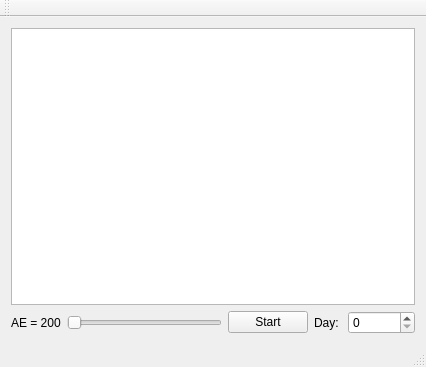
<?xml version="1.0" encoding="UTF-8"?>
<ui version="4.0">
 <class>MainWindow</class>
 <widget class="QMainWindow" name="MainWindow">
  <property name="geometry">
   <rect>
    <x>0</x>
    <y>0</y>
    <width>426</width>
    <height>367</height>
   </rect>
  </property>
  <property name="windowTitle">
   <string>MainWindow</string>
  </property>
  <widget class="QWidget" name="centralWidget">
   <layout class="QGridLayout" name="gridLayout">
    <item row="0" column="0" colspan="2">
     <widget class="QGraphicsView" name="graphicsView"/>
    </item>
    <item row="1" column="0">
     <layout class="QHBoxLayout" name="horizontalLayout_2">
      <item>
       <widget class="QLabel" name="label_AE">
        <property name="text">
         <string>AE = 200</string>
        </property>
       </widget>
      </item>
      <item>
       <widget class="QSlider" name="horizontalSlider_AE">
        <property name="minimum">
         <number>200</number>
        </property>
        <property name="maximum">
         <number>1000</number>
        </property>
        <property name="orientation">
         <enum>Qt::Horizontal</enum>
        </property>
       </widget>
      </item>
     </layout>
    </item>
    <item row="1" column="1">
     <layout class="QHBoxLayout" name="horizontalLayout">
      <item>
       <widget class="QPushButton" name="pushButton">
        <property name="text">
         <string>Start</string>
        </property>
       </widget>
      </item>
      <item>
       <widget class="QLabel" name="label">
        <property name="text">
         <string>Day: </string>
        </property>
        <property name="alignment">
         <set>Qt::AlignRight|Qt::AlignTrailing|Qt::AlignVCenter</set>
        </property>
       </widget>
      </item>
      <item>
       <widget class="QSpinBox" name="spinBox">
        <property name="maximum">
         <number>1000000</number>
        </property>
       </widget>
      </item>
     </layout>
    </item>
   </layout>
  </widget>
  <widget class="QMenuBar" name="menuBar">
   <property name="geometry">
    <rect>
     <x>0</x>
     <y>0</y>
     <width>426</width>
     <height>21</height>
    </rect>
   </property>
  </widget>
  <widget class="QToolBar" name="mainToolBar">
   <attribute name="toolBarArea">
    <enum>TopToolBarArea</enum>
   </attribute>
   <attribute name="toolBarBreak">
    <bool>false</bool>
   </attribute>
  </widget>
  <widget class="QStatusBar" name="statusBar"/>
 </widget>
 <layoutdefault spacing="6" margin="11"/>
 <resources/>
 <connections/>
</ui>
